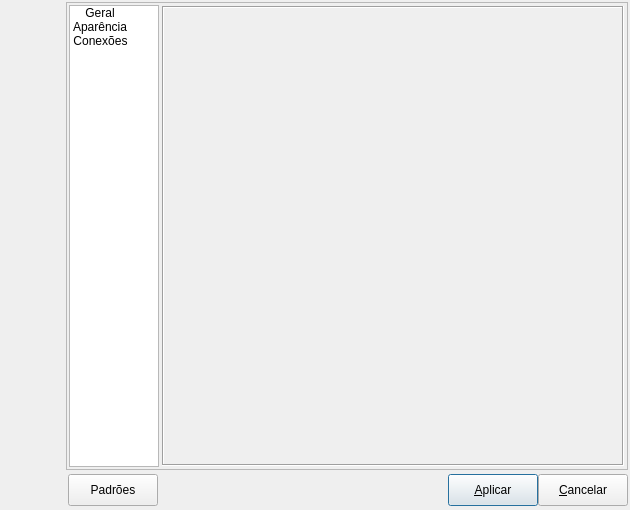
<?xml version="1.0" encoding="UTF-8"?>
<ui version="4.0">
 <class>FormConfiguracao</class>
 <widget class="QDialog" name="FormConfiguracao">
  <property name="windowModality">
   <enum>Qt::ApplicationModal</enum>
  </property>
  <property name="geometry">
   <rect>
    <x>0</x>
    <y>0</y>
    <width>630</width>
    <height>510</height>
   </rect>
  </property>
  <property name="sizePolicy">
   <sizepolicy hsizetype="Expanding" vsizetype="Expanding">
    <horstretch>0</horstretch>
    <verstretch>0</verstretch>
   </sizepolicy>
  </property>
  <property name="minimumSize">
   <size>
    <width>630</width>
    <height>510</height>
   </size>
  </property>
  <property name="windowTitle">
   <string>Configurações do pgModeler</string>
  </property>
  <property name="windowIcon">
   <iconset resource="../res/resources.qrc">
    <normaloff>:/icones/icones/pgsqlModeler48x48.png</normaloff>:/icones/icones/pgsqlModeler48x48.png</iconset>
  </property>
  <layout class="QGridLayout" name="formbasico_grid">
   <property name="margin">
    <number>2</number>
   </property>
   <property name="spacing">
    <number>4</number>
   </property>
   <item row="0" column="0" rowspan="2">
    <widget class="QWidget" name="imgmeio_wgt" native="true">
     <property name="minimumSize">
      <size>
       <width>60</width>
       <height>0</height>
      </size>
     </property>
     <property name="maximumSize">
      <size>
       <width>60</width>
       <height>16777215</height>
      </size>
     </property>
     <property name="styleSheet">
      <string notr="true">background-image: url(:/imagens/imagens/barra_logo_meio_cinza.png); background-repeat: repeat-y;
border: 1px #ff00ff solid;</string>
     </property>
     <layout class="QVBoxLayout" name="verticalLayout">
      <property name="spacing">
       <number>0</number>
      </property>
      <property name="margin">
       <number>0</number>
      </property>
      <item>
       <widget class="QLabel" name="label">
        <property name="minimumSize">
         <size>
          <width>60</width>
          <height>81</height>
         </size>
        </property>
        <property name="maximumSize">
         <size>
          <width>60</width>
          <height>81</height>
         </size>
        </property>
        <property name="text">
         <string/>
        </property>
        <property name="pixmap">
         <pixmap resource="../res/resources.qrc">:/imagens/imagens/barra_logo_topo.png</pixmap>
        </property>
       </widget>
      </item>
      <item>
       <spacer name="verticalSpacer">
        <property name="orientation">
         <enum>Qt::Vertical</enum>
        </property>
        <property name="sizeHint" stdset="0">
         <size>
          <width>20</width>
          <height>103</height>
         </size>
        </property>
       </spacer>
      </item>
      <item>
       <widget class="QLabel" name="label_2">
        <property name="sizePolicy">
         <sizepolicy hsizetype="Fixed" vsizetype="Fixed">
          <horstretch>0</horstretch>
          <verstretch>0</verstretch>
         </sizepolicy>
        </property>
        <property name="minimumSize">
         <size>
          <width>60</width>
          <height>119</height>
         </size>
        </property>
        <property name="maximumSize">
         <size>
          <width>60</width>
          <height>119</height>
         </size>
        </property>
        <property name="text">
         <string/>
        </property>
        <property name="pixmap">
         <pixmap resource="../res/resources.qrc">:/imagens/imagens/barra_logo_base.png</pixmap>
        </property>
       </widget>
      </item>
     </layout>
    </widget>
   </item>
   <item row="1" column="1">
    <layout class="QGridLayout" name="botoes_lt">
     <property name="leftMargin">
      <number>2</number>
     </property>
     <property name="bottomMargin">
      <number>2</number>
     </property>
     <property name="spacing">
      <number>0</number>
     </property>
     <item row="0" column="1">
      <spacer name="hspacer">
       <property name="orientation">
        <enum>Qt::Horizontal</enum>
       </property>
       <property name="sizeHint" stdset="0">
        <size>
         <width>91</width>
         <height>27</height>
        </size>
       </property>
      </spacer>
     </item>
     <item row="0" column="2">
      <widget class="QPushButton" name="aplicar_btn">
       <property name="minimumSize">
        <size>
         <width>90</width>
         <height>32</height>
        </size>
       </property>
       <property name="maximumSize">
        <size>
         <width>90</width>
         <height>16777215</height>
        </size>
       </property>
       <property name="text">
        <string>&amp;Aplicar</string>
       </property>
       <property name="icon">
        <iconset resource="../res/resources.qrc">
         <normaloff>:/icones/icones/confirmar.png</normaloff>:/icones/icones/confirmar.png</iconset>
       </property>
       <property name="default">
        <bool>true</bool>
       </property>
      </widget>
     </item>
     <item row="0" column="3">
      <widget class="QPushButton" name="cancelar_btn">
       <property name="minimumSize">
        <size>
         <width>90</width>
         <height>32</height>
        </size>
       </property>
       <property name="maximumSize">
        <size>
         <width>90</width>
         <height>16777215</height>
        </size>
       </property>
       <property name="text">
        <string>&amp;Cancelar</string>
       </property>
       <property name="icon">
        <iconset resource="../res/resources.qrc">
         <normaloff>:/icones/icones/fechar1.png</normaloff>:/icones/icones/fechar1.png</iconset>
       </property>
       <property name="flat">
        <bool>false</bool>
       </property>
      </widget>
     </item>
     <item row="0" column="0">
      <widget class="QPushButton" name="padroes_btn">
       <property name="minimumSize">
        <size>
         <width>90</width>
         <height>32</height>
        </size>
       </property>
       <property name="maximumSize">
        <size>
         <width>90</width>
         <height>16777215</height>
        </size>
       </property>
       <property name="text">
        <string>Padrões</string>
       </property>
       <property name="icon">
        <iconset resource="../res/resources.qrc">
         <normaloff>:/icones/icones/padroes.png</normaloff>:/icones/icones/padroes.png</iconset>
       </property>
       <property name="autoDefault">
        <bool>false</bool>
       </property>
       <property name="default">
        <bool>false</bool>
       </property>
      </widget>
     </item>
    </layout>
   </item>
   <item row="0" column="1">
    <widget class="QFrame" name="frame">
     <property name="sizePolicy">
      <sizepolicy hsizetype="Preferred" vsizetype="Preferred">
       <horstretch>0</horstretch>
       <verstretch>0</verstretch>
      </sizepolicy>
     </property>
     <property name="frameShape">
      <enum>QFrame::StyledPanel</enum>
     </property>
     <property name="frameShadow">
      <enum>QFrame::Raised</enum>
     </property>
     <layout class="QGridLayout" name="gridLayout">
      <property name="margin">
       <number>2</number>
      </property>
      <property name="spacing">
       <number>2</number>
      </property>
      <item row="0" column="0">
       <widget class="QListWidget" name="lista_ico_lst">
        <property name="sizePolicy">
         <sizepolicy hsizetype="Fixed" vsizetype="Expanding">
          <horstretch>0</horstretch>
          <verstretch>0</verstretch>
         </sizepolicy>
        </property>
        <property name="minimumSize">
         <size>
          <width>90</width>
          <height>0</height>
         </size>
        </property>
        <property name="maximumSize">
         <size>
          <width>90</width>
          <height>16777215</height>
         </size>
        </property>
        <property name="font">
         <font>
          <pointsize>9</pointsize>
         </font>
        </property>
        <property name="frameShape">
         <enum>QFrame::StyledPanel</enum>
        </property>
        <property name="verticalScrollBarPolicy">
         <enum>Qt::ScrollBarAlwaysOff</enum>
        </property>
        <property name="horizontalScrollBarPolicy">
         <enum>Qt::ScrollBarAlwaysOff</enum>
        </property>
        <property name="autoScroll">
         <bool>false</bool>
        </property>
        <property name="editTriggers">
         <set>QAbstractItemView::NoEditTriggers</set>
        </property>
        <property name="showDropIndicator" stdset="0">
         <bool>false</bool>
        </property>
        <property name="dragDropMode">
         <enum>QAbstractItemView::NoDragDrop</enum>
        </property>
        <property name="alternatingRowColors">
         <bool>false</bool>
        </property>
        <property name="iconSize">
         <size>
          <width>32</width>
          <height>32</height>
         </size>
        </property>
        <property name="textElideMode">
         <enum>Qt::ElideLeft</enum>
        </property>
        <property name="movement">
         <enum>QListView::Static</enum>
        </property>
        <property name="flow">
         <enum>QListView::TopToBottom</enum>
        </property>
        <property name="isWrapping" stdset="0">
         <bool>true</bool>
        </property>
        <property name="resizeMode">
         <enum>QListView::Adjust</enum>
        </property>
        <property name="layoutMode">
         <enum>QListView::Batched</enum>
        </property>
        <property name="spacing">
         <number>8</number>
        </property>
        <property name="viewMode">
         <enum>QListView::IconMode</enum>
        </property>
        <property name="modelColumn">
         <number>0</number>
        </property>
        <property name="uniformItemSizes">
         <bool>true</bool>
        </property>
        <property name="batchSize">
         <number>200</number>
        </property>
        <property name="wordWrap">
         <bool>false</bool>
        </property>
        <property name="selectionRectVisible">
         <bool>false</bool>
        </property>
        <property name="currentRow">
         <number>-1</number>
        </property>
        <item>
         <property name="text">
          <string>Geral</string>
         </property>
         <property name="textAlignment">
          <set>AlignHCenter|AlignVCenter|AlignCenter</set>
         </property>
         <property name="icon">
          <iconset resource="../res/resources.qrc">
           <normaloff>:/icones/icones/config.png</normaloff>:/icones/icones/config.png</iconset>
         </property>
         <property name="flags">
          <set>ItemIsSelectable|ItemIsEnabled</set>
         </property>
        </item>
        <item>
         <property name="text">
          <string>Aparência</string>
         </property>
         <property name="textAlignment">
          <set>AlignHCenter|AlignVCenter|AlignCenter</set>
         </property>
         <property name="icon">
          <iconset resource="../res/resources.qrc">
           <normaloff>:/icones/icones/aparencia.png</normaloff>:/icones/icones/aparencia.png</iconset>
         </property>
         <property name="flags">
          <set>ItemIsSelectable|ItemIsEnabled</set>
         </property>
        </item>
        <item>
         <property name="text">
          <string>Conexões</string>
         </property>
         <property name="textAlignment">
          <set>AlignHCenter|AlignVCenter|AlignCenter</set>
         </property>
         <property name="icon">
          <iconset resource="../res/resources.qrc">
           <normaloff>:/icones/icones/conexaobd.png</normaloff>:/icones/icones/conexaobd.png</iconset>
         </property>
         <property name="flags">
          <set>ItemIsSelectable|ItemIsEnabled</set>
         </property>
        </item>
       </widget>
      </item>
      <item row="0" column="1">
       <widget class="QStackedWidget" name="stackedWidget">
        <property name="sizePolicy">
         <sizepolicy hsizetype="Expanding" vsizetype="Expanding">
          <horstretch>0</horstretch>
          <verstretch>0</verstretch>
         </sizepolicy>
        </property>
        <property name="layoutDirection">
         <enum>Qt::LeftToRight</enum>
        </property>
        <property name="currentIndex">
         <number>0</number>
        </property>
        <widget class="QWidget" name="geral_pg">
         <layout class="QGridLayout" name="gridLayout_2">
          <property name="margin">
           <number>1</number>
          </property>
          <item row="1" column="0">
           <widget class="QFrame" name="geral_frm">
            <property name="minimumSize">
             <size>
              <width>420</width>
              <height>250</height>
             </size>
            </property>
            <property name="frameShape">
             <enum>QFrame::Box</enum>
            </property>
            <property name="frameShadow">
             <enum>QFrame::Sunken</enum>
            </property>
           </widget>
          </item>
         </layout>
        </widget>
        <widget class="QWidget" name="aparencia_pg">
         <layout class="QGridLayout" name="gridLayout_3">
          <property name="margin">
           <number>1</number>
          </property>
          <item row="0" column="0">
           <widget class="QFrame" name="aparencia_frm">
            <property name="frameShape">
             <enum>QFrame::Box</enum>
            </property>
            <property name="frameShadow">
             <enum>QFrame::Sunken</enum>
            </property>
           </widget>
          </item>
         </layout>
        </widget>
        <widget class="QWidget" name="conexoes_pg">
         <layout class="QGridLayout" name="gridLayout_4">
          <property name="margin">
           <number>1</number>
          </property>
          <item row="0" column="0">
           <widget class="QFrame" name="conexoes_frm">
            <property name="frameShape">
             <enum>QFrame::Box</enum>
            </property>
            <property name="frameShadow">
             <enum>QFrame::Sunken</enum>
            </property>
           </widget>
          </item>
         </layout>
        </widget>
       </widget>
      </item>
     </layout>
    </widget>
   </item>
  </layout>
 </widget>
 <resources>
  <include location="../res/resources.qrc"/>
 </resources>
 <connections/>
</ui>
